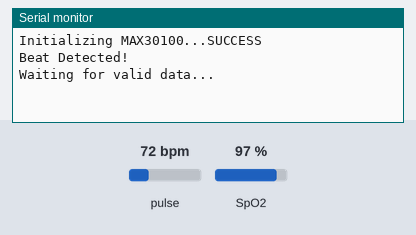
The sketch below on a simulated ESP32. Shown: the last lines printed to the serial monitor. The test bench sets the inputs (shaded band); at power-on: pulse 72 bpm, SpO2 97 %.

Above: at 1.2 s.
1.3 s: pulse set to 42 bpm
At 4.8 s:
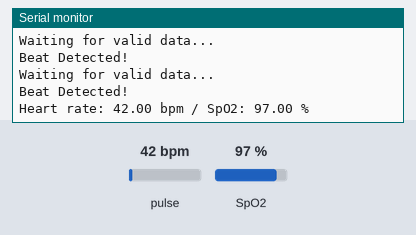
5.7 s: SpO2 set to 80 %
At 6.84 s:
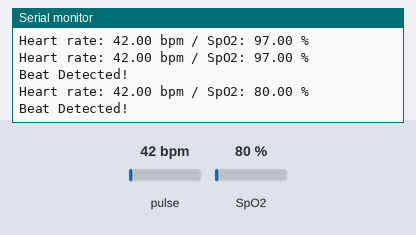
7.2 s: pulse set to 70 bpm
At 9.8 s:
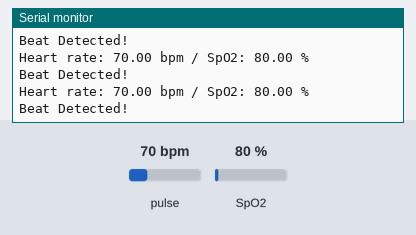

The sketch:

max30100.ino
```cpp
#include <Wire.h>
#include "MAX30100_PulseOximeter.h"

#define REPORTING_PERIOD_MS 1000 // 1 second interval for reporting

PulseOximeter pox;
uint32_t tsLastReport = 0;

void setup() {
    Serial.begin(115200);
    Wire.begin(21, 22); // SDA on GPIO 21, SCL on GPIO 22

    Serial.print("Initializing MAX30100...");

    // Initialize the sensor
    if (!pox.begin()) {
        Serial.println("FAILED to initialize MAX30100. Please check connections.");
        while (1); // Halt the program if initialization fails
    } else {
        Serial.println("SUCCESS");
    }

    // Set IR LED current level (typically 50mA is recommended for MAX30100)
    pox.setIRLedCurrent(MAX30100_LED_CURR_50MA);

    // Optional: Set callback for beat detection
    pox.setOnBeatDetectedCallback([]() {
        Serial.println("Beat Detected!");
    });
}

void loop() {
    // Continuously update the sensor
    pox.update();

    // Report heart rate and SpO2 values every second
    if (millis() - tsLastReport > REPORTING_PERIOD_MS) {
        float heartRate = pox.getHeartRate();
        float spO2 = pox.getSpO2();

        if (heartRate > 0 && spO2 > 0) {
            Serial.print("Heart rate: ");
            Serial.print(heartRate);
            Serial.print(" bpm / SpO2: ");
            Serial.print(spO2);
            Serial.println(" %");
        } else {
            Serial.println("Waiting for valid data...");
        }

        tsLastReport = millis();
    }
}
```

Measured:
- after the input at 1.3 s, the serial monitor: prints a new line after 2.7 s (image 1)
- after the input at 5.7 s, the serial monitor: prints a new line after 0.31 s (image 2)
- after the input at 7.2 s, the serial monitor: prints a new line after 0.81 s (image 3)
